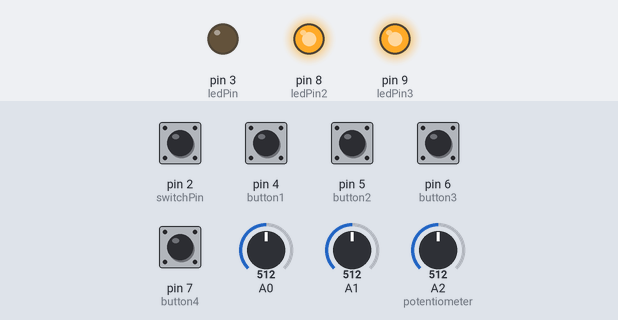
A sketch run on a simulated Arduino Leonardo, built with avr-gcc and run on an emulated ATmega32U4. Parts: output pins drawn as LEDs (lit = HIGH). The test bench sets the inputs (shaded band); at power-on: pin 2 (switchPin), pin 4 (button1), pin 5 (button2), pin 6 (button3), pin 7 (button4) LOW, A2 (potentiometer) = 512, A0 = 512, A1 = 512. USB keyboard and mouse output is not drawn.

Above: at 1.2 s.
1.3 s: A2 (potentiometer) set to 686
2.8 s: A2 (potentiometer) set to 714
At 3.2 s:
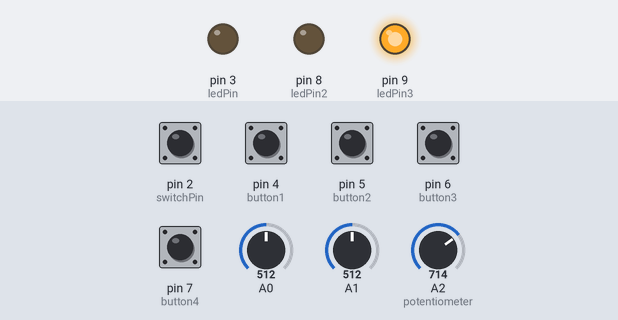
4.3 s: pin 2 (switchPin) pulled HIGH for 0.15 s
At 5.4 s:
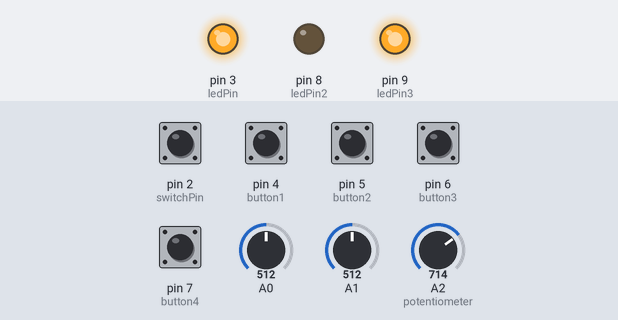
5.9 s: A2 (potentiometer) set to 690
At 6.6 s:
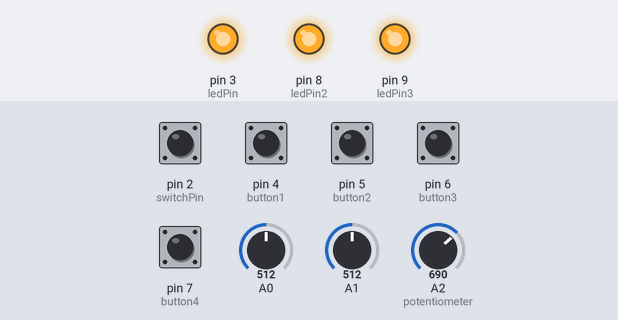
7.4 s: A2 (potentiometer) set to 248
8.9 s: A2 (potentiometer) set to 226
At 9.2 s:
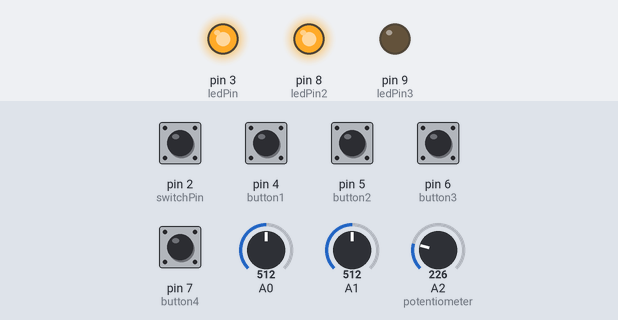
Timing chart, 0 to 11.4 s (numbered marks = the images above; inputs shaded):
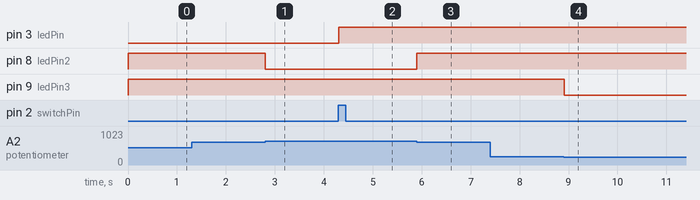

Measured:
- the behaviour switches between 700 and 701 on A2 (potentiometer) (found by bisection; images 0 and 1)
- the behaviour switches between 240 and 239 on A2 (potentiometer) (found by bisection; images 3 and 4)
- after the input at 1.3 s, every drawn part: stays the same
- after the input at 2.8 s, pin 8 (ledPin2): HIGH → LOW at once
- after the input at 4.3 s, pin 3 (ledPin): LOW → HIGH at once
- after the input at 5.9 s, pin 8 (ledPin2): LOW → HIGH at once
- after the input at 7.4 s, every drawn part: stays the same
- after the input at 8.9 s, pin 9 (ledPin3): HIGH → LOW at once

The sketch:

PadAvion.ino
```cpp
//importations
#include "Mouse.h"
#include "Keyboard.h"


// definition des pin utilises
const int switchPin = 2;       // bouton pour allumer ou eteindre le controle du pad
const int ledPin = 3;          // LED ON/OFF
const int xAxis = A0;          // axe x joystick
const int yAxis = A1;          // axe y joystick
const int button1=4;          // bouton 1
const int button2=5;          // bouton 2
const int button3=6;          // bouton 3
const int button4=7;          // bouton 4
const int potentiometer=A2;   // potentiometre
const int ledPin2 = 8;        // LED potentiometre
const int ledPin3 =9;         // LED potentiometre


// parametres pour lire le joystick:
int range = 12;               // output range of X or Y movement
int responseDelay = 100; //0.1        // response delay of the mouse, in ms
int threshold = range / 4;    // resting threshold
int center = range / 2;       // resting position value


// raccourci pour les touches :
int keyUp = 0xE8;
int keyDown = 0xE5;
int keyLeft = 0xE4;
int keyRight = 0xE6;


bool controllerIsActive = false;    // bloquer ou non l'utilisation du pad
int lastSwitchState = LOW;        // ancien etat du bouton ON/OFF
// 4 etats du joystick :
bool upIsActive = false;
bool downIsActive = false;
bool leftIsActive = false;
bool rightIsActive = false;

void setup() {
  Serial.begin(9600);

  pinMode(switchPin, INPUT);       // bouton ON/OFF pin
  pinMode(ledPin, OUTPUT);         // LED pin
  pinMode(button1, INPUT);           // bouton 1
  pinMode(button2, INPUT);           // bouton 2
  pinMode(button3, INPUT);           // bouton 3
  pinMode(button4, INPUT);           // bouton 4
  pinMode(ledPin2, OUTPUT);          // LED pin 2
  pinMode(ledPin3, OUTPUT);           //LED pin 3

  Mouse.begin(); //prendre le controle de la souris
  Keyboard.begin(); //prendre le controle du clavier
}


void loop() {
  int switchState = digitalRead(switchPin); // etat du bouton ON/OFF
//s'il change et qu'il est HIGH alors il active le pad :
  if (switchState != lastSwitchState) {
    if (switchState == HIGH) {
      controllerIsActive = !controllerIsActive;
    }
    if (controllerIsActive) {
      digitalWrite(ledPin, HIGH);
    }
    else {
      Keyboard.releaseAll();
      digitalWrite(ledPin, LOW);
    }
  }
  // enregistre l'etat precedent pour la comparaison:
  lastSwitchState = switchState;


  // read and scale the two axes:
  int xReading = readAxis(A0);
  int yReading = readAxis(A1);


  // si le controlleur est actif, les touches peuvent etre detectees :
  if (controllerIsActive) {

    //detection du joystick haut/bas
    if (xReading > 1) {
      if (downIsActive==false) {
        Keyboard.release(keyUp);
        Keyboard.press(keyDown);
        upIsActive=false;
        downIsActive=true;
      }
    }
    else if (xReading < -1) {
      if (upIsActive==false) {
        Keyboard.release(keyDown);
        Keyboard.press(keyUp);
        downIsActive=false;
        upIsActive=true;
      }
    }
    else {
      if (upIsActive==true or downIsActive==true){
        Keyboard.release(keyDown);
        Keyboard.release(keyUp);
        downIsActive=false;
        upIsActive=false;
      }
    }

    //detection du joystick gauche/droite
    if (yReading > 1) {
      if (leftIsActive==false) {
        Keyboard.release(keyRight);
        Keyboard.press(keyLeft);
        rightIsActive=false;
        leftIsActive=true;
      }
    }
    else if (yReading < -1) {
      if (rightIsActive==false) {
        Keyboard.release(keyLeft);
        Keyboard.press(keyRight);
        leftIsActive=false;
        rightIsActive=true;
      }
    }
    else {
      if (rightIsActive==true or leftIsActive==true){
        Keyboard.release(keyLeft);
        Keyboard.release(keyRight);
        leftIsActive=false;
        rightIsActive=false;
      }
    }
//faire pareil pour ces boutons
    if (digitalRead(button1) == HIGH){ // etat du bouton 1
      //Keyboard.write(101); //E
      Keyboard.write(0xFB);
    }
    if (digitalRead(button2) == HIGH){ // etat du bouton 2
      Keyboard.write(102); //F
    }
    if (digitalRead(button3) == HIGH){ // etat du bouton 3
      Keyboard.write(103); //G
    }
    if (digitalRead(button4) == HIGH){ // etat du bouton 4
      Keyboard.write(0x20); //space
    }

    /*
    autres Boutons...
    */
  }

  //lecture du potentiometre :
  int time = analogRead(potentiometer);
  if (time<240){
    digitalWrite(ledPin2, HIGH);
    digitalWrite(ledPin3, LOW);
    responseDelay = 200;
  }
  else if (time>700){
    digitalWrite(ledPin2, LOW);
    digitalWrite(ledPin3, HIGH);
    responseDelay = 1;
  }
  else {
    digitalWrite(ledPin2, HIGH);
    digitalWrite(ledPin3, HIGH);
    responseDelay = 20;
  }


  delay(responseDelay);
}


//fonctions

/*
  reads an axis (0 or 1 for x or y) and scales the analog input range to a range from 0 to <range>
*/

int readAxis(int thisAxis) {
  // read the analog input:
  int reading = analogRead(thisAxis);

  // map the reading from the analog input range to the output range:
  reading = map(reading, 0, 1023, 0, range);

  // if the output reading is outside from the rest position threshold, use it:
  int distance = reading - center;

  if (abs(distance) < threshold) {
    distance = 0;
  }

  // return the distance for this axis:
  return distance;
}
```
